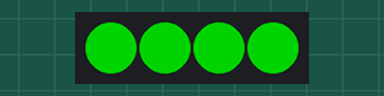
Simulated run of this sketch. Board: Arduino Uno, built with avr-gcc and run on an emulated ATmega328P. On the bench: 4 RGB LEDs in strip order, left to right. Dim RGB values are drawn brighter than linear.

Above: at 0.2 s.
At 1.7 s:
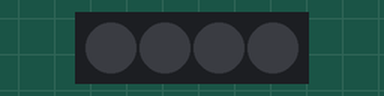
Timing chart, 0 to 3.0 s (numbered marks = the images above):
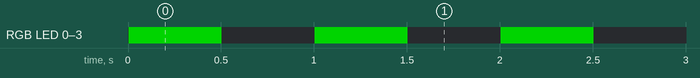

The sketch:

TrafficWheels.ino
```cpp
#include <FastLED.h>

// How many leds in your strip?
#define NUM_LEDS 4

// For led chips like Neopixels, which have a data line, ground, and power, you just
// need to define DATA_PIN.  For led chipsets that are SPI based (four wires - data, clock,
// ground, and power), like the LPD8806 define both DATA_PIN and CLOCK_PIN
#define DATA_PIN 3
#define CLOCK_PIN 13

// Define the array of leds
CRGB leds[NUM_LEDS];

void setup() {
      // Uncomment/edit one of the following lines for your leds arrangement.

       FastLED.addLeds<NEOPIXEL, DATA_PIN>(leds, NUM_LEDS);

}

void loop() {
  // Turn the LED on, then pause
  for ( int i = 0; i < NUM_LEDS; i++) {
    leds[i] = CRGB::Green;
  }

  FastLED.show();
  delay(500);
  // Now turn the LED off, then pause
   for ( int i = 0; i < NUM_LEDS; i++) {
    leds[i] = CRGB::Black;
  }
  FastLED.show();
  delay(500);
}
```

Measured:
- by itself, RGB LED 0–3: alternates RGB(0, 128, 0) for 0.50 s and off for 0.50 s
